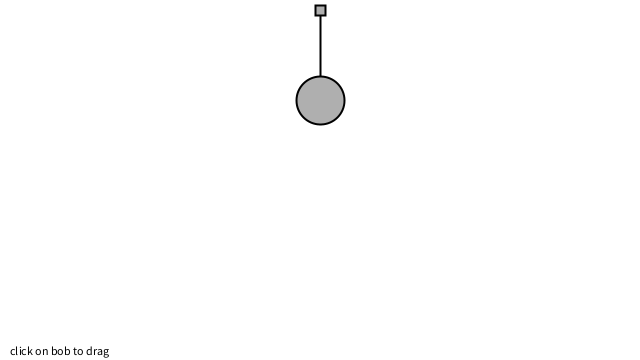
Frame 1 (no input)
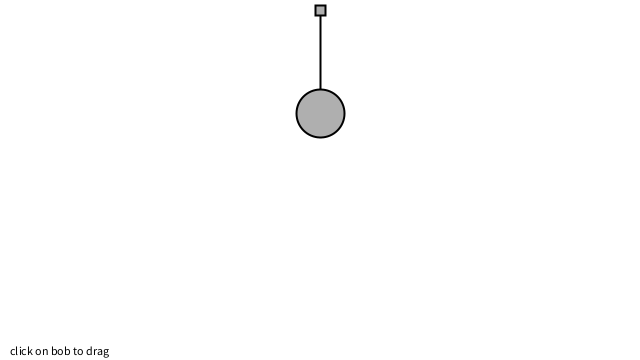
Frame 60 (the mouse pressed at the canvas centre just before this capture)
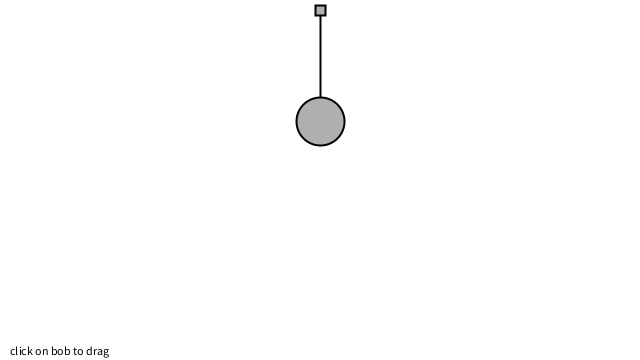
Frame 120 (the mouse held since frame 60 and released just before this capture)

The Processing sketch that drew these frames (run headless with seeded random() and noise(); from frame 60 on, the mouse is pressed at the canvas centre):

// Processing sketch: spring
// ── spring.pde
// Nature of Code 2011; Daniel Shiffman; Chapter 3: Oscillation

class Spring {
  PVector anchor;  
  float len;
  float k = 0.2;
  
  Spring(float x, float y, int l) {
    anchor = new PVector(x, y);
    len = l;
  }
  
  void connect(Bob b) {
    PVector force = PVector.sub(b.position, anchor);
    float d = force.mag();
    float stretch = d - len;
    // Calculate force according to Hooke's law
    // F = k * stretch
    force.normalize();
    force.mult(-1 * k * stretch);
    b.applyForce(force);
  }
  
  void constrainLength(Bob b, float minlen, float maxlen) {
    PVector dir = PVector.sub(b.position, anchor);
    float d = dir.mag();
    if (d < minlen) {
      dir.normalize();
      dir.mult(minlen);
      b.position = PVector.add(anchor, dir);
      b.velocity.mult(0);
    }
  }
  
  void display() {
    stroke(0);
    fill(175);
    strokeWeight(2);
    rectMode(CENTER);
    rect(anchor.x, anchor.y, 10, 10);
  }
  
  void displayLine(Bob b) {
    strokeWeight(2);
    stroke(0);
    line(b.position.x, b.position.y, anchor.x, anchor.y);
  }
}

// ── main.pde
// The Nature of Code; Daniel Shiffman

Bob bob;
Spring spring;

public void settings() {
  size(640, 360);
}

void setup() {
  spring = new Spring(width / 2, 10, 100);
  bob = new Bob(width / 2, 100);
}

void draw() {
  background(255);
  PVector gravity = new PVector(0, 2);
  bob.applyForce(gravity);

  spring.connect(bob);
  spring.constrainLength(bob, 30, 200);
  bob.update();
  bob.drag(mouseX, mouseY);
  spring.displayLine(bob);
  bob.display();
  spring.display();

  fill(0);
  text("click on bob to drag", 10, height - 5);
}

void mousePressed() {
  bob.clicked(mouseX, mouseY);
}

void mouseReleased() {
  bob.stopDragging();
}

// ── mover.pde
// The Nature of Code; Daniel Shiffman

class Bob {
  PVector position;
  PVector velocity;
  PVector acceleration;
  float mass = 24;
  float damping = 0.98;
  PVector dragOffset;
  boolean dragging = false;
  
  Bob(float x, float y) {
    position = new PVector(x,y);
    velocity = new PVector();
    acceleration = new PVector();
    dragOffset = new PVector();
  }
  
  void update() {
    velocity.add(acceleration);
    velocity.mult(damping);
    position.add(velocity);
    acceleration.mult(0);
  }
  
  void applyForce(PVector force) {
    PVector f = force.get();
    f.div(mass);
    acceleration.add(f);
  }
  
  void display() {
    stroke(0);
    strokeWeight(2);
    fill(175);
    if (dragging) {
      fill(50);
    }
    ellipse(position.x, position.y, mass * 2, mass * 2);
  }
  
  void clicked(int mx, int my) {
    float d = dist(mx, my, position.x, position.y);
    if (d < mass) {
      dragging = true;
      dragOffset.x = position.x - mx;
      dragOffset.y = position.y - my;
    }
  }
  
  void stopDragging() {
    dragging = false;
  }
  
  void drag(int mx, int my) {
    if (dragging) {
      position.x = mx + dragOffset.x;
      position.y = my + dragOffset.y;
    }
  }
}
